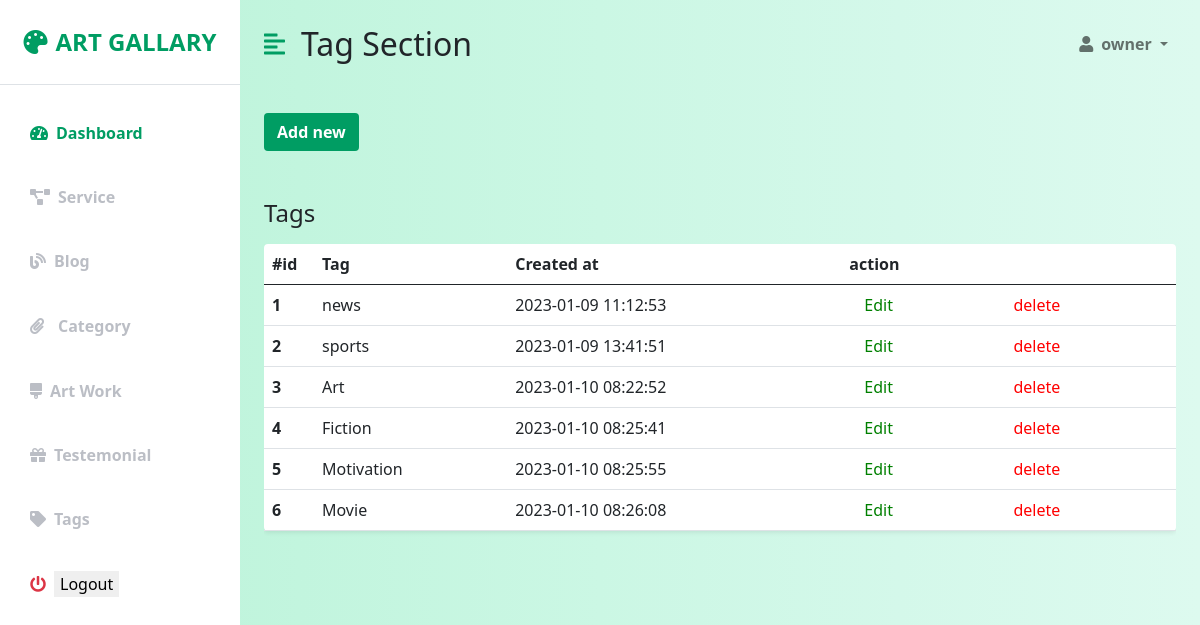
/admin/tag/index.php (signed in), run on the app's committed database.
### tables this page shows
CREATE TABLE `tag` (
  `id` int(11) NOT NULL,
  `tag` text NOT NULL,
  `created_at` timestamp NOT NULL DEFAULT current_timestamp(),
  `description` text NOT NULL
);

### admin/tag/index.php (the view, shortened to what this page needs)
<?php
   include("../connection.php");
   $sql = "SELECT * from `tag` ";
   $tag = $connect->query($sql);
 ?>
<!DOCTYPE html>
<html lang="en">
<head>
    <link href="https://cdn.jsdelivr.net/npm/bootstrap@5.0.0-beta3/dist/css/bootstrap.min.css" rel="stylesheet" />
    <link rel="stylesheet" href="https://cdnjs.cloudflare.com/ajax/libs/font-awesome/5.15.3/css/all.min.css" />
    <link rel="stylesheet" href="../styles.css" />
</head>
<body>
    <div class="d-flex" id="wrapper">
        <div class="bg-white" id="sidebar-wrapper">
            <div class="sidebar-heading text-center py-4 primary-text fs-4 fw-bold text-uppercase border-bottom"><i
                    class="fas fa-palette me-2"></i>Art Gallary</div>
            <div class="list-group list-group-flush my-3">
                <a href="../index.php" class="list-group-item list-group-item-action bg-transparent second-text active"><i
                        class="fas fa-tachometer-alt me-2"></i>Dashboard</a>
                <a href="../service/index.php" class="list-group-item list-group-item-action bg-transparent second-text fw-bold"><i
                        class="fas fa-project-diagram me-2"></i>Service</a>
                <a href="../blog/index.php" class="list-group-item list-group-item-action bg-transparent second-text fw-bold"><i
                        class="fas fa-blog me-2"></i>Blog</a>
                <div class="list-group-item list-group-item-action bg-transparent second-text fw-bold dropdown"><i
                        class="fas fa-paperclip me-2"></i><button class="dropbtn bg-transparent second-text fw-bold">Category</button>
                    </div>
                <a href="../artWork/index.php" class="list-group-item list-group-item-action bg-transparent second-text fw-bold"><i
                        class="fas fa-brush me-2"></i>Art Work</a>
                <a href="../testimonial/index.php" class="list-group-item list-group-item-action bg-transparent second-text fw-bold"><i
                        class="fas fa-gift me-2"></i>Testemonial</a>
                <a href="index.php" class="list-group-item list-group-item-action bg-transparent second-text fw-bold"><i
                        class="fas fa-tag me-2"></i>Tags</a>
                        <form action="../logout.php" method="post" class="list-group-item list-group-item-action bg-transparent text-danger fw-bold"><i
                        class="fas fa-power-off me-2"></i><button name="logout" style="border:none;">Logout</button></form>
            </div>
        </div>
        <div id="page-content-wrapper">
            <nav class="navbar navbar-expand-lg navbar-light bg-transparent py-4 px-4">
                <div class="d-flex align-items-center">
                    <i class="fas fa-align-left primary-text fs-4 me-3" id="menu-toggle"></i>
                    <h2 class="fs-2 m-0">Tag Section</h2>
                </div>
                <div class="collapse navbar-collapse" id="navbarSupportedContent">
                    <ul class="navbar-nav ms-auto mb-2 mb-lg-0">
                        <li class="nav-item dropdown">
                            <a class="nav-link dropdown-toggle second-text fw-bold" href="#" id="navbarDropdown"
                                role="button" data-bs-toggle="dropdown" aria-expanded="false">
                                <i class="fas fa-user me-2"></i>owner
                            </a>
                        </li>
                    </ul>
                </div>
            </nav>
            <div class="container-fluid px-4">
               <a href="add.php"> <button type="submit" class="btn">Add new</button></a>
                <div class="row my-5">
                    <h3 class="fs-4 mb-3">Tags</h3>
                    <div class="col">
                    <div class= "table-responsive">
                        <table class="table bg-white rounded shadow-sm  table-hover">
                            <thead>
                                <tr>
                                    <th scope="col" width="50">#id</th>
                                    <th scope="col">Tag</th>
                                    <th scope="col">Created at</th>
                                    <th  scope="col" colspan="2">action</th>
                                </tr>
                            </thead>
                            <tbody>
                            <?php
                            while($row = mysqli_fetch_assoc($tag)){
                            ?>
                                <tr>
                                    <th scope="row"><?= $row['id']?></th>
                                    <td><?= $row['tag']?></td>
                                    <td><?= $row['created_at']?></td>
                                    <td ><a href="edit.php?id= <?= $row['id']?>" class="edit"> Edit  </a> </td>
                                    <td><a href="index.php?id= <?= $row['id']?>" class="delete">delete</a></td>
                                </tr>
                                <?php } ?>
                            </tbody>
                        </table>
                            </div>
                    </div>
                </div>
            </div>
        </div>
    </div>
</body>
</html>

### admin/styles.css (style rules this page uses)
:root { --main-bg-color: #009d63; --main-text-color: #009d63; --second-text-color: #bbbec5; --second-bg-color: #c1efde; }
.primary-text { color: var(--main-text-color); }
.second-text { color: var(--second-text-color); }
#wrapper { overflow-x: hidden; background-image: linear-gradient( to right, #baf3d7, #c2f5de, #cbf7e4, #d4f8ea, #ddfaef ); }
#sidebar-wrapper { min-height: 100vh; margin-left: -15rem; -webkit-transition: margin 0.25s ease-out; -moz-transition: margin 0.25s ease-out; -o-transition: margin 0.25s ease-out; transition: margin 0.25s ease-out; }
#sidebar-wrapper .sidebar-heading { padding: 0.875rem 1.25rem; font-size: 1.2rem; }
#sidebar-wrapper .list-group { width: 15rem; }
#page-content-wrapper { min-width: 100vw; }
#menu-toggle { cursor: pointer; }
.list-group-item { border: none; padding: 20px 30px; }
.list-group-item.active { background-color: transparent; color: var(--main-text-color); font-weight: bold; border: none; }
.btn { display: inline-block; margin-top: 25px; font-weight: 900; background-color: #009d63; text-align: left; color: white; }
@media (min-width: 768px) { #sidebar-wrapper { margin-left: 0; } }
@media (min-width: 768px) { #page-content-wrapper { min-width: 0; width: 100%; } }
.dropbtn { border: none; }
a { text-decoration: none; }
.edit { color: green; padding: 0 15px; transition: 0.3s ease; }
.delete { color: red; padding: 0 15px; transition: 0.3s ease; }

### data on the page
tag: id "1", tag "news", created_at "2023-01-09 11:12:53"
tag: id "2", tag "sports", created_at "2023-01-09 13:41:51"
tag: id "3", tag "Art", created_at "2023-01-10 08:22:52"
tag: id "4", tag "Fiction", created_at "2023-01-10 08:25:41"
tag: id "5", tag "Motivation", created_at "2023-01-10 08:25:55"
tag: id "6", tag "Movie", created_at "2023-01-10 08:26:08"
